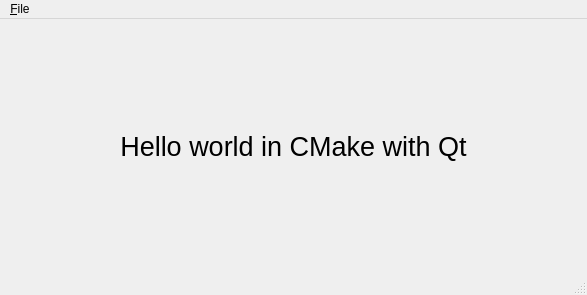
<?xml	version="1.0"	encoding="UTF-8"?>
<ui	version="4.0">
	<class>MainWindow</class>
	<widget	class="QMainWindow"	name="MainWindow">
		<property	name="geometry">
			<rect>
				<x>0</x>
				<y>0</y>
				<width>511</width>
				<height>295</height>
			</rect>
		</property>
		<property	name="windowTitle">
			<string>MainWindow</string>
		</property>
		<widget	class="QWidget"	name="centralwidget">
			<layout	class="QVBoxLayout"	name="verticalLayout">
				<item>
					<widget	class="QLabel"	name="label">
						<property	name="font">
							<font>
								<pointsize>20</pointsize>
							</font>
						</property>
						<property	name="text">
							<string>Hello	world	in	CMake	with	Qt</string>
						</property>
						<property	name="scaledContents">
							<bool>false</bool>
						</property>
						<property	name="alignment">
							<set>Qt::AlignCenter</set>
						</property>
					</widget>
				</item>
			</layout>
		</widget>
		<widget	class="QMenuBar"	name="menubar">
			<property	name="geometry">
				<rect>
					<x>0</x>
					<y>0</y>
					<width>511</width>
					<height>30</height>
				</rect>
			</property>
			<widget	class="QMenu"	name="menuFile">
				<property	name="title">
					<string>&amp;File</string>
				</property>
			</widget>
			<addaction	name="menuFile"/>
		</widget>
		<widget	class="QStatusBar"	name="statusbar"/>
	</widget>
	<resources/>
	<connections/>
</ui>
